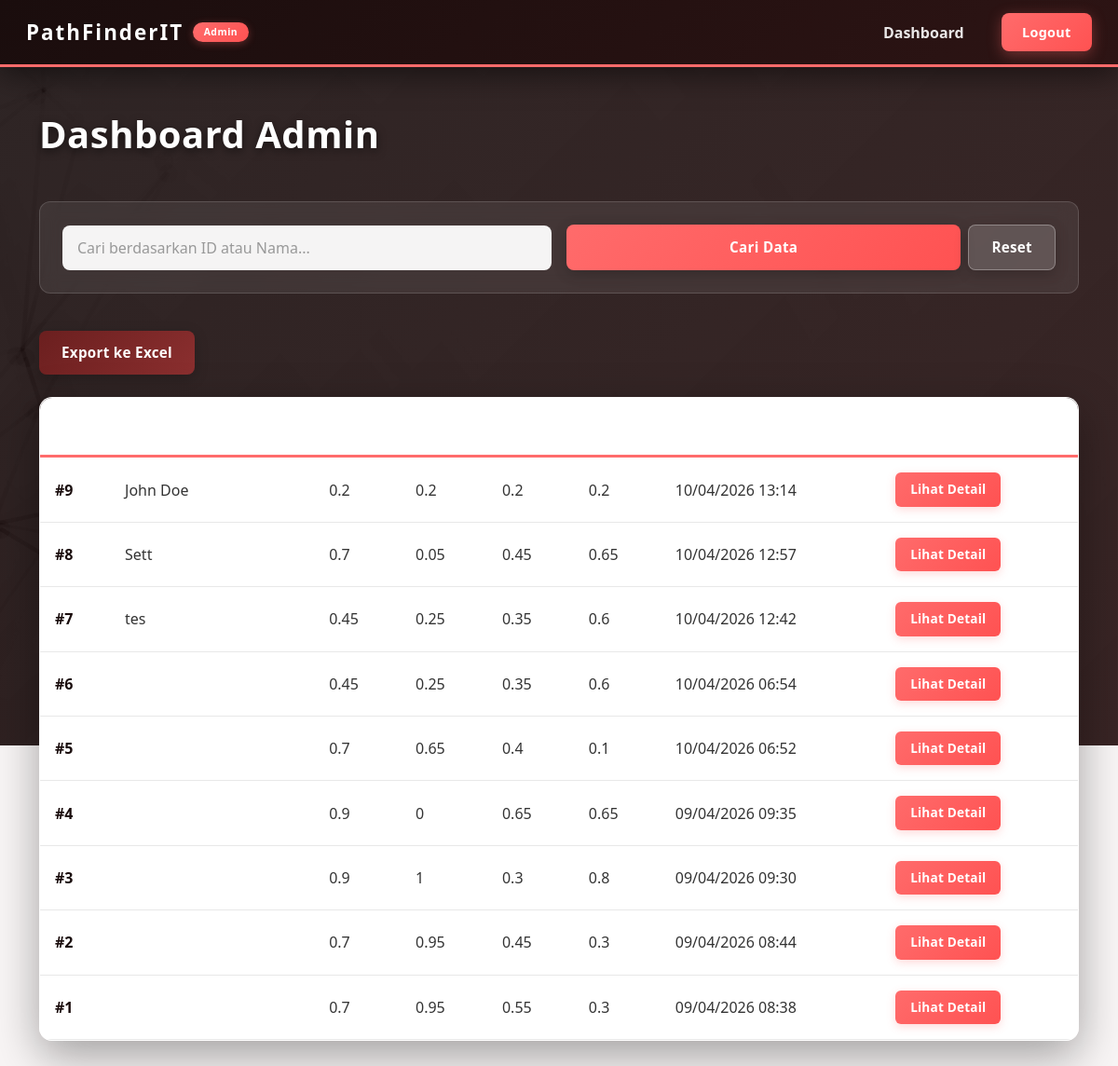
/admin/index.php (signed in), run on the app's committed database.
### tables this page shows
CREATE TABLE `results` (
  `id` int NOT NULL,
  `name` varchar(100) DEFAULT NULL,
  `q1` int DEFAULT NULL,
  `q2` int DEFAULT NULL,
  `q3` int DEFAULT NULL,
  `q4` int DEFAULT NULL,
  `q5` int DEFAULT NULL,
  `q6` int DEFAULT NULL,
  `q7` int DEFAULT NULL,
  `q8` int DEFAULT NULL,
  `q9` int DEFAULT NULL,
  `q10` int DEFAULT NULL,
  `q11` int DEFAULT NULL,
  `q12` int DEFAULT NULL,
  `ai_score` float DEFAULT NULL,
  `se_score` float DEFAULT NULL,
  `ds_score` float DEFAULT NULL,
  `cn_score` float DEFAULT NULL,
  `created_at` timestamp NULL DEFAULT CURRENT_TIMESTAMP
);

### admin/index.php (the view, shortened to what this page needs)
<?php
include '../config/connection.php';
$keyword = isset($_GET['search']) ? $_GET['search'] : '';
if ($keyword != '') {
    if (is_numeric($keyword)) {
        $query = mysqli_query($conn, "SELECT * FROM results WHERE id = '$keyword'");
    } else {
        $query = mysqli_query($conn, "SELECT * FROM results WHERE name LIKE '%$keyword%'");
    }
} else {
    $query = mysqli_query($conn, "SELECT * FROM results ORDER BY id DESC");
}
?>
<!DOCTYPE html>
<html>
<head>
    <link href="https://cdn.jsdelivr.net/npm/bootstrap@5.3.0/dist/css/bootstrap.min.css" rel="stylesheet">
    <link rel="stylesheet" href="../assets/style.css">
</head>
<body>
    <div class="admin-page-wrapper"></div>
    <div class="admin-page-overlay"></div>
    <div class="admin-page-content">
        <?php include '../components/navbar-admin.php'; ?>
        <div class="admin-page-main">
            <div class="container">
                <h1 class="admin-page-title">Dashboard Admin</h1>
                <form method="GET" class="admin-search-section">
                    <div class="row g-3 align-items-end">
                        <div class="col-md-6">
                            <input type="text" name="search" value="<?= $keyword ?>"
                                placeholder="Cari berdasarkan ID atau Nama..." class="form-control">
                        </div>
                        <div class="col-md-6 d-flex gap-2">
                            <button type="submit" class="admin-btn-search flex-grow-1">
                                Cari Data
                            </button>
                            <a href="index.php" class="admin-btn-reset">
                                Reset
                            </a>
                        </div>
                    </div>
                </form>
                <div class="mb-4">
                    <a href="export.php?search=<?= $keyword ?>" class="admin-btn-export">
                        Export ke Excel
                    </a>
                </div>
                <div class="admin-table-card">
                    <div class="table-responsive">
                        <table class="table">
                            <thead>
                                <tr>
                                    <th>ID</th>
                                    <th>Nama Peserta</th>
                                    <th>AI</th>
                                    <th>SE</th>
                                    <th>DS</th>
                                    <th>CN</th>
                                    <th>Tanggal Tes</th>
                                    <th>Aksi</th>
                                </tr>
                            </thead>
                            <tbody>
                                <?php
                                if (mysqli_num_rows($query) > 0) {
                                    while($row = mysqli_fetch_assoc($query)) {
                            ?>
                                <tr>
                                    <td>#<?= $row['id'] ?></td>
                                    <td><?= htmlspecialchars($row['name']) ?></td>
                                    <td><?= round($row['ai_score'],3) ?></td>
                                    <td><?= round($row['se_score'],3) ?></td>
                                    <td><?= round($row['ds_score'],3) ?></td>
                                    <td><?= round($row['cn_score'],3) ?></td>
                                    <td><?= date("d/m/Y H:i", strtotime($row['created_at'])) ?></td>
                                    <td>
                                        <a href="detail.php?id=<?= $row['id'] ?>" class="btn btn-sm admin-btn-detail">
                                            Lihat Detail
                                        </a>
                                    </td>
                                </tr>
                                <?php
                                    }
                                } ?>
                            </tbody>
                        </table>
                    </div>
                </div>
            </div>
        </div>
    </div>
</body>
</html>

### components/navbar-admin.php (shortened to what this page needs)
<nav class="navbar navbar-expand-lg navbar-dark admin-navbar px-3">
    <div class="container-fluid">
        <a class="navbar-brand fw-bold admin-logo" href="index.php">
            PathFinderIT
            <span class="badge admin-badge">Admin</span>
        </a>
        <div class="collapse navbar-collapse" id="adminNavMenu">
            <ul class="navbar-nav ms-auto">
                <li class="nav-item">
                    <a class="nav-link nav-animate" href="index.php">Dashboard</a>
                </li>
                <li class="nav-item">
                    <a href="logout.php" class="btn-logout-nav">
                        Logout
                    </a>
                </li>
            </ul>
        </div>
    </div>
</nav>

### data on the page
results: id "9", name "John Doe", ai_score "0.2", se_score "0.2", ds_score "0.2", cn_score "0.2", created_at "10/04/2026 13:14"
results: id "8", name "Sett", ai_score "0.7", se_score "0.05", ds_score "0.45", cn_score "0.65", created_at "10/04/2026 12:57"
results: id "7", name "tes", ai_score "0.45", se_score "0.25", ds_score "0.35", cn_score "0.6", created_at "10/04/2026 12:42"
results: id "6", ai_score "0.45", se_score "0.25", ds_score "0.35", cn_score "0.6", created_at "10/04/2026 06:54"
results: id "5", ai_score "0.7", se_score "0.65", ds_score "0.4", cn_score "0.1", created_at "10/04/2026 06:52"
results: id "4", ai_score "0.9", se_score "0", ds_score "0.65", cn_score "0.65", created_at "09/04/2026 09:35"
results: id "3", ai_score "0.9", se_score "1", ds_score "0.3", cn_score "0.8", created_at "09/04/2026 09:30"
results: id "2", ai_score "0.7", se_score "0.95", ds_score "0.45", cn_score "0.3", created_at "09/04/2026 08:44"
results: id "1", ai_score "0.7", se_score "0.95", ds_score "0.55", cn_score "0.3", created_at "09/04/2026 08:38"
